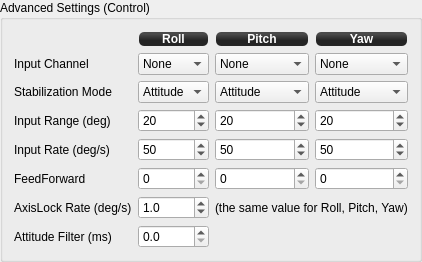
            <widget class="QGroupBox" name="groupBox">
             <property name="sizePolicy">
              <sizepolicy hsizetype="Preferred" vsizetype="Preferred">
               <horstretch>0</horstretch>
               <verstretch>0</verstretch>
              </sizepolicy>
             </property>
             <property name="minimumSize">
              <size>
               <width>0</width>
               <height>250</height>
              </size>
             </property>
             <property name="maximumSize">
              <size>
               <width>16777215</width>
               <height>16777215</height>
              </size>
             </property>
             <property name="title">
              <string>Advanced Settings (Control)</string>
             </property>
             <layout class="QGridLayout" name="gridLayout_8">
              <property name="verticalSpacing">
               <number>6</number>
              </property>
              <item row="0" column="3">
               <widget class="QLabel" name="label_32">
                <property name="minimumSize">
                 <size>
                  <width>0</width>
                  <height>16</height>
                 </size>
                </property>
                <property name="maximumSize">
                 <size>
                  <width>16777215</width>
                  <height>16</height>
                 </size>
                </property>
                <property name="styleSheet">
                 <string notr="true">background-color: qlineargradient(spread:reflect, x1:0.507, y1:0, x2:0.507, y2:0.772, stop:0.208955 rgba(74, 74, 74, 255), stop:0.78607 rgba(36, 36, 36, 255));
color: rgb(255, 255, 255);
border-radius: 5;
font: bold 12px;
margin:1px;</string>
                </property>
                <property name="text">
                 <string>Yaw</string>
                </property>
                <property name="alignment">
                 <set>Qt::AlignCenter</set>
                </property>
               </widget>
              </item>
              <item row="0" column="1">
               <widget class="QLabel" name="label_34">
                <property name="minimumSize">
                 <size>
                  <width>0</width>
                  <height>16</height>
                 </size>
                </property>
                <property name="maximumSize">
                 <size>
                  <width>16777215</width>
                  <height>16</height>
                 </size>
                </property>
                <property name="styleSheet">
                 <string notr="true">background-color: qlineargradient(spread:reflect, x1:0.507, y1:0, x2:0.507, y2:0.772, stop:0.208955 rgba(74, 74, 74, 255), stop:0.78607 rgba(36, 36, 36, 255));
color: rgb(255, 255, 255);
border-radius: 5;
font: bold 12px;
margin:1px;</string>
                </property>
                <property name="text">
                 <string>Roll</string>
                </property>
                <property name="alignment">
                 <set>Qt::AlignCenter</set>
                </property>
               </widget>
              </item>
              <item row="2" column="3">
               <widget class="QComboBox" name="yawStabilizationMode">
                <property name="focusPolicy">
                 <enum>Qt::StrongFocus</enum>
                </property>
                <property name="toolTip">
                 <string>Axis stabilization mode

Attitude: camera tracks level for the axis. Input controls the deflection.
AxisLock: camera remembers tracking attitude. Input controls the rate of deflection.</string>
                </property>
                <property name="objrelation" stdset="0">
                 <stringlist notr="true">
                  <string>objname:CameraStabSettings</string>
                  <string>fieldname:StabilizationMode</string>
                  <string>element:Yaw</string>
                  <string>buttongroup:1</string>
                 </stringlist>
                </property>
                <item>
                 <property name="text">
                  <string>Attitude</string>
                 </property>
                </item>
               </widget>
              </item>
              <item row="1" column="3">
               <widget class="QComboBox" name="yawInputChannel">
                <property name="focusPolicy">
                 <enum>Qt::StrongFocus</enum>
                </property>
                <property name="toolTip">
                 <string>Input channel to control camera yaw

Don't forget to map this channel using Input configuration tab.</string>
                </property>
                <property name="objrelation" stdset="0">
                 <stringlist notr="true">
                  <string>objname:CameraStabSettings</string>
                  <string>fieldname:Input</string>
                  <string>element:Yaw</string>
                  <string>buttongroup:1</string>
                 </stringlist>
                </property>
                <item>
                 <property name="text">
                  <string>None</string>
                 </property>
                </item>
               </widget>
              </item>
              <item row="1" column="0">
               <widget class="QLabel" name="label_35">
                <property name="toolTip">
                 <string>Which accessory channel to use as a camera input</string>
                </property>
                <property name="text">
                 <string>Input Channel</string>
                </property>
               </widget>
              </item>
              <item row="0" column="2">
               <widget class="QLabel" name="label_33">
                <property name="minimumSize">
                 <size>
                  <width>0</width>
                  <height>16</height>
                 </size>
                </property>
                <property name="maximumSize">
                 <size>
                  <width>16777215</width>
                  <height>16</height>
                 </size>
                </property>
                <property name="styleSheet">
                 <string notr="true">background-color: qlineargradient(spread:reflect, x1:0.507, y1:0, x2:0.507, y2:0.772, stop:0.208955 rgba(74, 74, 74, 255), stop:0.78607 rgba(36, 36, 36, 255));
color: rgb(255, 255, 255);
border-radius: 5;
font: bold 12px;
margin:1px;</string>
                </property>
                <property name="text">
                 <string>Pitch</string>
                </property>
                <property name="alignment">
                 <set>Qt::AlignCenter</set>
                </property>
               </widget>
              </item>
              <item row="1" column="1">
               <widget class="QComboBox" name="rollInputChannel">
                <property name="focusPolicy">
                 <enum>Qt::StrongFocus</enum>
                </property>
                <property name="toolTip">
                 <string>Input channel to control camera roll

Don't forget to map this channel using Input configuration tab.</string>
                </property>
                <property name="objrelation" stdset="0">
                 <stringlist notr="true">
                  <string>objname:CameraStabSettings</string>
                  <string>fieldname:Input</string>
                  <string>element:Roll</string>
                  <string>buttongroup:1</string>
                 </stringlist>
                </property>
                <item>
                 <property name="text">
                  <string>None</string>
                 </property>
                </item>
               </widget>
              </item>
              <item row="1" column="2">
               <widget class="QComboBox" name="pitchInputChannel">
                <property name="focusPolicy">
                 <enum>Qt::StrongFocus</enum>
                </property>
                <property name="toolTip">
                 <string>Input channel to control camera pitch

Don't forget to map this channel using Input configuration tab.</string>
                </property>
                <property name="objrelation" stdset="0">
                 <stringlist notr="true">
                  <string>objname:CameraStabSettings</string>
                  <string>fieldname:Input</string>
                  <string>element:Pitch</string>
                  <string>buttongroup:1</string>
                 </stringlist>
                </property>
                <item>
                 <property name="text">
                  <string>None</string>
                 </property>
                </item>
               </widget>
              </item>
              <item row="3" column="3">
               <widget class="QSpinBox" name="yawInputRange">
                <property name="focusPolicy">
                 <enum>Qt::StrongFocus</enum>
                </property>
                <property name="toolTip">
                 <string>Maximum camera yaw deflection for 100% input in Attitude mode, deg.</string>
                </property>
                <property name="maximum">
                 <number>180</number>
                </property>
                <property name="value">
                 <number>20</number>
                </property>
                <property name="objrelation" stdset="0">
                 <stringlist notr="true">
                  <string>objname:CameraStabSettings</string>
                  <string>fieldname:InputRange</string>
                  <string>element:Yaw</string>
                  <string>haslimits:no</string>
                  <string>scale:1</string>
                  <string>buttongroup:1</string>
                 </stringlist>
                </property>
               </widget>
              </item>
              <item row="4" column="3">
               <widget class="QSpinBox" name="yawInputRate">
                <property name="focusPolicy">
                 <enum>Qt::StrongFocus</enum>
                </property>
                <property name="toolTip">
                 <string>Maximum camera yaw rate for 100% input in AxisLock mode, deg/s.</string>
                </property>
                <property name="maximum">
                 <number>180</number>
                </property>
                <property name="value">
                 <number>50</number>
                </property>
                <property name="objrelation" stdset="0">
                 <stringlist notr="true">
                  <string>objname:CameraStabSettings</string>
                  <string>fieldname:InputRate</string>
                  <string>element:Yaw</string>
                  <string>haslimits:no</string>
                  <string>scale:1</string>
                  <string>buttongroup:1</string>
                 </stringlist>
                </property>
               </widget>
              </item>
              <item row="5" column="3">
               <widget class="QSpinBox" name="yawResponseTime">
                <property name="focusPolicy">
                 <enum>Qt::StrongFocus</enum>
                </property>
                <property name="toolTip">
                 <string>Input low-pass filter response time for yaw axis, ms.

This option smoothes the stick input. Zero value disables LPF.</string>
                </property>
                <property name="maximum">
                 <number>1000</number>
                </property>
                <property name="value">
                 <number>0</number>
                </property>
                <property name="objrelation" stdset="0">
                 <stringlist notr="true">
                  <string>objname:CameraStabSettings</string>
                  <string>fieldname:FeedForward</string>
                  <string>element:Yaw</string>
                  <string>haslimits:no</string>
                  <string>scale:1</string>
                  <string>buttongroup:1</string>
                 </stringlist>
                </property>
               </widget>
              </item>
              <item row="2" column="2">
               <widget class="QComboBox" name="pitchStabilizationMode">
                <property name="focusPolicy">
                 <enum>Qt::StrongFocus</enum>
                </property>
                <property name="toolTip">
                 <string>Axis stabilization mode

Attitude: camera tracks level for the axis. Input controls the deflection.
AxisLock: camera remembers tracking attitude. Input controls the rate of deflection.</string>
                </property>
                <property name="objrelation" stdset="0">
                 <stringlist notr="true">
                  <string>objname:CameraStabSettings</string>
                  <string>fieldname:StabilizationMode</string>
                  <string>element:Pitch</string>
                  <string>buttongroup:1</string>
                 </stringlist>
                </property>
                <item>
                 <property name="text">
                  <string>Attitude</string>
                 </property>
                </item>
               </widget>
              </item>
              <item row="3" column="2">
               <widget class="QSpinBox" name="pitchInputRange">
                <property name="focusPolicy">
                 <enum>Qt::StrongFocus</enum>
                </property>
                <property name="toolTip">
                 <string>Maximum camera pitch deflection for 100% input in Attitude mode, deg.</string>
                </property>
                <property name="maximum">
                 <number>180</number>
                </property>
                <property name="value">
                 <number>20</number>
                </property>
                <property name="objrelation" stdset="0">
                 <stringlist notr="true">
                  <string>objname:CameraStabSettings</string>
                  <string>fieldname:InputRange</string>
                  <string>element:Pitch</string>
                  <string>haslimits:no</string>
                  <string>scale:1</string>
                  <string>buttongroup:1</string>
                 </stringlist>
                </property>
               </widget>
              </item>
              <item row="4" column="2">
               <widget class="QSpinBox" name="pitchInputRate">
                <property name="focusPolicy">
                 <enum>Qt::StrongFocus</enum>
                </property>
                <property name="toolTip">
                 <string>Maximum camera pitch rate for 100% input in AxisLock mode, deg/s.</string>
                </property>
                <property name="maximum">
                 <number>180</number>
                </property>
                <property name="value">
                 <number>50</number>
                </property>
                <property name="objrelation" stdset="0">
                 <stringlist notr="true">
                  <string>objname:CameraStabSettings</string>
                  <string>fieldname:InputRate</string>
                  <string>element:Pitch</string>
                  <string>haslimits:no</string>
                  <string>scale:1</string>
                  <string>buttongroup:1</string>
                 </stringlist>
                </property>
               </widget>
              </item>
              <item row="5" column="2">
               <widget class="QSpinBox" name="pitchResponseTime">
                <property name="focusPolicy">
                 <enum>Qt::StrongFocus</enum>
                </property>
                <property name="toolTip">
                 <string>Input low-pass filter response time for pitch axis, ms.

This option smoothes the stick input. Zero value disables LPF.</string>
                </property>
                <property name="maximum">
                 <number>1000</number>
                </property>
                <property name="value">
                 <number>0</number>
                </property>
                <property name="objrelation" stdset="0">
                 <stringlist notr="true">
                  <string>objname:CameraStabSettings</string>
                  <string>fieldname:FeedForward</string>
                  <string>element:Pitch</string>
                  <string>haslimits:no</string>
                  <string>scale:1</string>
                  <string>buttongroup:1</string>
                 </stringlist>
                </property>
               </widget>
              </item>
              <item row="2" column="1">
               <widget class="QComboBox" name="rollStabilizationMode">
                <property name="focusPolicy">
                 <enum>Qt::StrongFocus</enum>
                </property>
                <property name="toolTip">
                 <string>Axis stabilization mode

Attitude: camera tracks level for the axis. Input controls the deflection.
AxisLock: camera remembers tracking attitude. Input controls the rate of deflection.</string>
                </property>
                <property name="objrelation" stdset="0">
                 <stringlist notr="true">
                  <string>objname:CameraStabSettings</string>
                  <string>fieldname:StabilizationMode</string>
                  <string>element:Roll</string>
                  <string>buttongroup:1</string>
                 </stringlist>
                </property>
                <item>
                 <property name="text">
                  <string>Attitude</string>
                 </property>
                </item>
               </widget>
              </item>
              <item row="3" column="1">
               <widget class="QSpinBox" name="rollInputRange">
                <property name="focusPolicy">
                 <enum>Qt::StrongFocus</enum>
                </property>
                <property name="toolTip">
                 <string>Maximum camera roll deflection for 100% input in Attitude mode, deg.</string>
                </property>
                <property name="maximum">
                 <number>180</number>
                </property>
                <property name="value">
                 <number>20</number>
                </property>
                <property name="objrelation" stdset="0">
                 <stringlist notr="true">
                  <string>objname:CameraStabSettings</string>
                  <string>fieldname:InputRange</string>
                  <string>element:Roll</string>
                  <string>haslimits:no</string>
                  <string>scale:1</string>
                  <string>buttongroup:1</string>
                 </stringlist>
                </property>
               </widget>
              </item>
              <item row="6" column="0">
               <widget class="QLabel" name="label_36">
                <property name="toolTip">
                 <string>A stick input greater than this will cause the camera to track at that rate.  Less than this will cause it to try and track a setpoint.</string>
                </property>
                <property name="text">
                 <string>AxisLock Rate (deg/s)</string>
                </property>
               </widget>
              </item>
              <item row="4" column="1">
               <widget class="QSpinBox" name="rollInputRate">
                <property name="focusPolicy">
                 <enum>Qt::StrongFocus</enum>
                </property>
                <property name="toolTip">
                 <string>Maximum camera roll rate for 100% input in AxisLock mode, deg/s.</string>
                </property>
                <property name="maximum">
                 <number>180</number>
                </property>
                <property name="value">
                 <number>50</number>
                </property>
                <property name="objrelation" stdset="0">
                 <stringlist notr="true">
                  <string>objname:CameraStabSettings</string>
                  <string>fieldname:InputRate</string>
                  <string>element:Roll</string>
                  <string>haslimits:no</string>
                  <string>scale:1</string>
                  <string>buttongroup:1</string>
                 </stringlist>
                </property>
               </widget>
              </item>
              <item row="5" column="0">
               <widget class="QLabel" name="label_37">
                <property name="toolTip">
                 <string>This setting causes small changes to over-drive the servo to make it respond more quickly.  If set too high you will see overcompensation for small changes.</string>
                </property>
                <property name="text">
                 <string>FeedForward</string>
                </property>
               </widget>
              </item>
              <item row="5" column="1">
               <widget class="QSpinBox" name="rollFeedforward">
                <property name="focusPolicy">
                 <enum>Qt::StrongFocus</enum>
                </property>
                <property name="toolTip">
                 <string>Input low-pass filter response time for roll axis, ms.

This option smoothes the stick input. Zero value disables LPF.</string>
                </property>
                <property name="maximum">
                 <number>1000</number>
                </property>
                <property name="value">
                 <number>0</number>
                </property>
                <property name="objrelation" stdset="0">
                 <stringlist notr="true">
                  <string>objname:CameraStabSettings</string>
                  <string>fieldname:FeedForward</string>
                  <string>element:Roll</string>
                  <string>haslimits:no</string>
                  <string>scale:1</string>
                  <string>buttongroup:1</string>
                 </stringlist>
                </property>
               </widget>
              </item>
              <item row="4" column="0">
               <widget class="QLabel" name="label_38">
                <property name="toolTip">
                 <string>The maximum rate to move the camera from inputs.</string>
                </property>
                <property name="text">
                 <string>Input Rate (deg/s)</string>
                </property>
               </widget>
              </item>
              <item row="2" column="0">
               <widget class="QLabel" name="label_40">
                <property name="toolTip">
                 <string>Attitude mode means the stick specifies a direction.  Axis lock means the stick specifies a rate to track with the camera.</string>
                </property>
                <property name="text">
                 <string>Stabilization Mode</string>
                </property>
               </widget>
              </item>
              <item row="6" column="2" colspan="2">
               <widget class="QLabel" name="label_41">
                <property name="text">
                 <string>(the same value for Roll, Pitch, Yaw)</string>
                </property>
               </widget>
              </item>
              <item row="3" column="0">
               <widget class="QLabel" name="label_39">
                <property name="toolTip">
                 <string>The maximum angle to move the camera due to inputs.</string>
                </property>
                <property name="text">
                 <string>Input Range (deg)</string>
                </property>
               </widget>
              </item>
              <item row="6" column="1">
               <widget class="QDoubleSpinBox" name="MaxAxisLockRate">
                <property name="focusPolicy">
                 <enum>Qt::StrongFocus</enum>
                </property>
                <property name="toolTip">
                 <string>Stick input deadband for all axes in AxisLock mode, deg/s.

When stick input is within the MaxAxisLockRate range, camera tracks
current attitude. Otherwise it starts moving according to input with
rate depending on input value.

If you have drift in your Tx controls, you may want to increase this
value.</string>
                </property>
                <property name="decimals">
                 <number>1</number>
                </property>
                <property name="singleStep">
                 <double>0.100000000000000</double>
                </property>
                <property name="value">
                 <double>1.000000000000000</double>
                </property>
                <property name="objrelation" stdset="0">
                 <stringlist notr="true">
                  <string>objname:CameraStabSettings</string>
                  <string>fieldname:MaxAxisLockRate</string>
                  <string>haslimits:no</string>
                  <string>scale:1</string>
                  <string>buttongroup:1</string>
                 </stringlist>
                </property>
               </widget>
              </item>
              <item row="7" column="0">
               <widget class="QLabel" name="label">
                <property name="text">
                 <string>Attitude Filter (ms)</string>
                </property>
               </widget>
              </item>
              <item row="7" column="1">
               <widget class="QDoubleSpinBox" name="AttitudeFilter">
                <property name="focusPolicy">
                 <enum>Qt::StrongFocus</enum>
                </property>
                <property name="toolTip">
                 <string>Stick input deadband for all axes in AxisLock mode, deg/s.

When stick input is within the MaxAxisLockRate range, camera tracks
current attitude. Otherwise it starts moving according to input with
rate depending on input value.

If you have drift in your Tx controls, you may want to increase this
value.</string>
                </property>
                <property name="decimals">
                 <number>1</number>
                </property>
                <property name="singleStep">
                 <double>0.100000000000000</double>
                </property>
                <property name="value">
                 <double>0.000000000000000</double>
                </property>
                <property name="objrelation" stdset="0">
                 <stringlist notr="true">
                  <string>objname:CameraStabSettings</string>
                  <string>fieldname:AttitudeFilter</string>
                  <string>haslimits:no</string>
                  <string>scale:1</string>
                  <string>buttongroup:1</string>
                 </stringlist>
                </property>
               </widget>
              </item>
             </layout>
            </widget>
